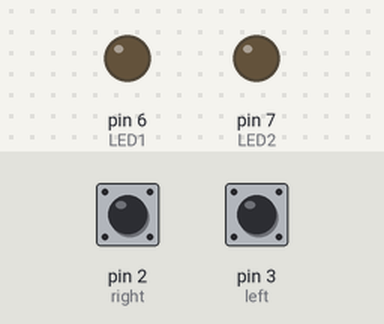
Recording of a program running on a simulated Arduino Uno, built with avr-gcc and run on an emulated ATmega328P. Shown: output pins drawn as LEDs (lit = HIGH). The inputs (shaded band) are chosen by the test bench; at power-on: pin 2 (right) HIGH, pin 3 (left) HIGH.

Above: at 1.2 s.
1.3 s: pin 2 (right) pulled LOW for 0.15 s
At 2.2 s:
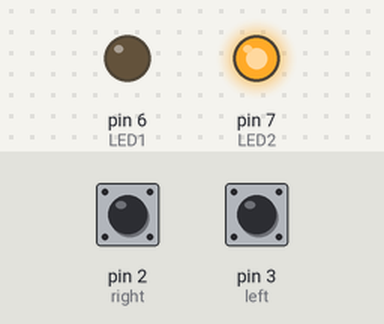
4.4 s: pin 3 (left) pulled LOW for 0.15 s
At 5.7 s:
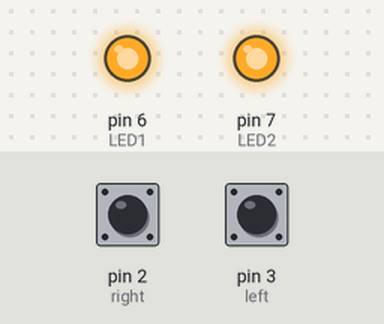
7.5 s: pin 2 (right) pulled LOW for 1 s
At 10.7 s:
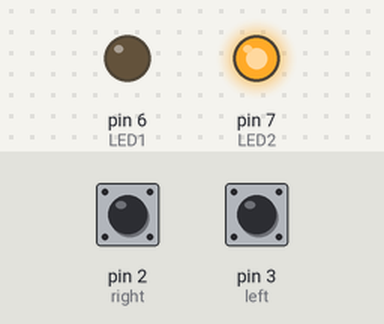
Timing chart, 0 to 14.0 s (numbered marks = the images above; inputs shaded):
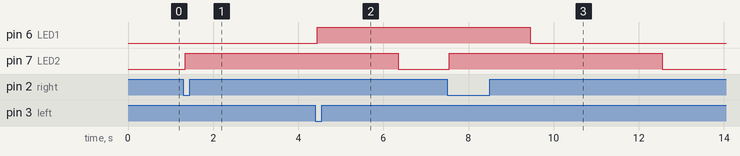

Measured:
- after the input at 1.3 s, pin 7 (LED2): LOW → HIGH after 0.05 s
- after the input at 4.4 s, pin 6 (LED1): LOW → HIGH after 0.05 s
- after the input at 7.5 s, pin 7 (LED2): LOW → HIGH after 0.05 s, → LOW 5.0 s later

The program:

main.cpp
```cpp
#include <Arduino.h>
#include <ezButton.h>

#define LED1 6
#define LED2 7

long startMillisRight;
long startMillisLeft;
long currentMillis;
ezButton left(3);
ezButton right(2);

void setup()
{
  pinMode(LED1, OUTPUT);
  pinMode(LED2, OUTPUT);
  left.setDebounceTime(50);
  right.setDebounceTime(50);
}

void loop()
{
  left.loop();
  right.loop();

  if (right.isPressed())
  {
    digitalWrite(LED2, HIGH);
    startMillisRight = millis();
  }

  if (left.isPressed())
  {
    digitalWrite(LED1, HIGH);
    startMillisLeft = millis();
  }

  if (millis() - startMillisRight >= 5000 && digitalRead(LED2))
  {
    digitalWrite(LED2, LOW);
  }

  if (millis() - startMillisLeft >= 5000 && digitalRead(LED1))
  {
    digitalWrite(LED1, LOW);
  }
}
```
